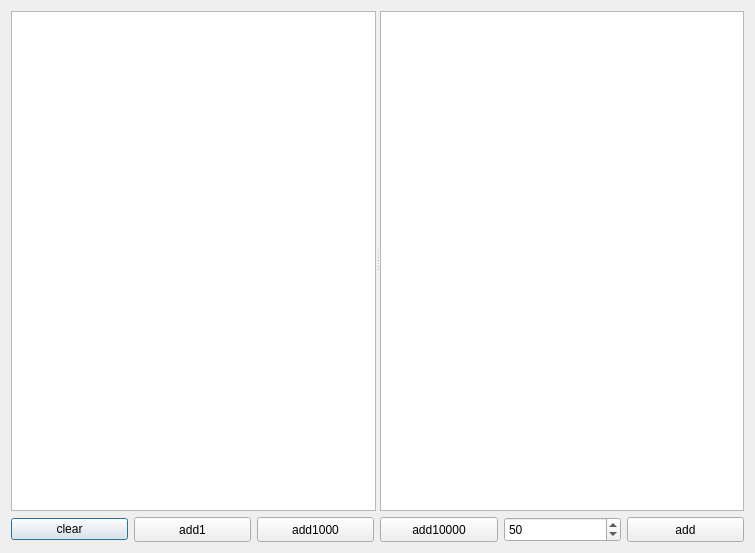
<?xml version="1.0" encoding="UTF-8"?>
<ui version="4.0">
 <class>Dialog</class>
 <widget class="QDialog" name="Dialog">
  <property name="geometry">
   <rect>
    <x>0</x>
    <y>0</y>
    <width>755</width>
    <height>553</height>
   </rect>
  </property>
  <property name="windowTitle">
   <string>Dialog</string>
  </property>
  <property name="sizeGripEnabled">
   <bool>false</bool>
  </property>
  <layout class="QVBoxLayout" name="verticalLayout">
   <item>
    <widget class="QSplitter" name="splitter">
     <property name="orientation">
      <enum>Qt::Horizontal</enum>
     </property>
     <widget class="QTreeView" name="treeView">
      <property name="sizePolicy">
       <sizepolicy hsizetype="Expanding" vsizetype="MinimumExpanding">
        <horstretch>0</horstretch>
        <verstretch>0</verstretch>
       </sizepolicy>
      </property>
      <property name="baseSize">
       <size>
        <width>0</width>
        <height>0</height>
       </size>
      </property>
      <property name="dragDropMode">
       <enum>QAbstractItemView::DragDrop</enum>
      </property>
      <attribute name="headerDefaultSectionSize">
       <number>100</number>
      </attribute>
     </widget>
     <widget class="QListView" name="listView">
      <property name="minimumSize">
       <size>
        <width>0</width>
        <height>500</height>
       </size>
      </property>
      <property name="baseSize">
       <size>
        <width>100</width>
        <height>300</height>
       </size>
      </property>
      <property name="dragEnabled">
       <bool>false</bool>
      </property>
      <property name="dragDropMode">
       <enum>QAbstractItemView::DragDrop</enum>
      </property>
      <property name="defaultDropAction">
       <enum>Qt::IgnoreAction</enum>
      </property>
      <property name="resizeMode">
       <enum>QListView::Fixed</enum>
      </property>
     </widget>
    </widget>
   </item>
   <item>
    <layout class="QHBoxLayout" name="horizontalLayout">
     <item>
      <widget class="QPushButton" name="pushButton_5">
       <property name="text">
        <string>clear</string>
       </property>
      </widget>
     </item>
     <item>
      <widget class="QPushButton" name="pushButton">
       <property name="sizePolicy">
        <sizepolicy hsizetype="Minimum" vsizetype="Preferred">
         <horstretch>0</horstretch>
         <verstretch>0</verstretch>
        </sizepolicy>
       </property>
       <property name="maximumSize">
        <size>
         <width>16777215</width>
         <height>30</height>
        </size>
       </property>
       <property name="text">
        <string>add1</string>
       </property>
      </widget>
     </item>
     <item>
      <widget class="QPushButton" name="pushButton_2">
       <property name="sizePolicy">
        <sizepolicy hsizetype="Minimum" vsizetype="Preferred">
         <horstretch>0</horstretch>
         <verstretch>0</verstretch>
        </sizepolicy>
       </property>
       <property name="maximumSize">
        <size>
         <width>16777215</width>
         <height>30</height>
        </size>
       </property>
       <property name="text">
        <string>add1000</string>
       </property>
      </widget>
     </item>
     <item>
      <widget class="QPushButton" name="pushButton_3">
       <property name="sizePolicy">
        <sizepolicy hsizetype="Minimum" vsizetype="Preferred">
         <horstretch>0</horstretch>
         <verstretch>0</verstretch>
        </sizepolicy>
       </property>
       <property name="maximumSize">
        <size>
         <width>16777215</width>
         <height>30</height>
        </size>
       </property>
       <property name="text">
        <string>add10000</string>
       </property>
      </widget>
     </item>
     <item>
      <widget class="QSpinBox" name="spinBox">
       <property name="sizePolicy">
        <sizepolicy hsizetype="Minimum" vsizetype="Preferred">
         <horstretch>0</horstretch>
         <verstretch>0</verstretch>
        </sizepolicy>
       </property>
       <property name="maximumSize">
        <size>
         <width>16777215</width>
         <height>30</height>
        </size>
       </property>
       <property name="value">
        <number>50</number>
       </property>
      </widget>
     </item>
     <item>
      <widget class="QPushButton" name="pushButton_4">
       <property name="sizePolicy">
        <sizepolicy hsizetype="Minimum" vsizetype="Preferred">
         <horstretch>0</horstretch>
         <verstretch>0</verstretch>
        </sizepolicy>
       </property>
       <property name="maximumSize">
        <size>
         <width>16777215</width>
         <height>30</height>
        </size>
       </property>
       <property name="text">
        <string>add</string>
       </property>
      </widget>
     </item>
    </layout>
   </item>
  </layout>
 </widget>
 <layoutdefault spacing="6" margin="11"/>
 <resources/>
 <connections/>
</ui>
